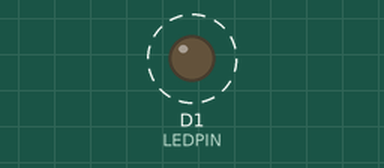
Bench run of a sketch on a simulated ESP8266 (NodeMCU). On the bench: output pins drawn as LEDs (lit = HIGH). Dashed ring = blinking.

Above: at 0.6 s.
Timing chart, 0 to 3.0 s (numbered marks = the images above):
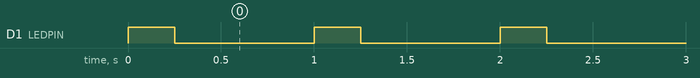

Measured:
- by itself, D1 (LEDPIN): alternates HIGH for 0.25 s and LOW for 0.75 s

The sketch:

LED.ino
```cpp
#define LEDPIN D1

void setup() {
  // https://www.arduino.cc/reference/en/language/functions/digital-io/pinmode/
  pinMode(LEDPIN, OUTPUT);
  // https://www.arduino.cc/reference/en/language/functions/digital-io/digitalwrite/
  digitalWrite(LEDPIN, LOW);
}

void loop() {
  // LED ON
  digitalWrite(LEDPIN, HIGH);
  delay(250);
  // LED OFF
  digitalWrite(LEDPIN, LOW);
  delay(750);
}
```
